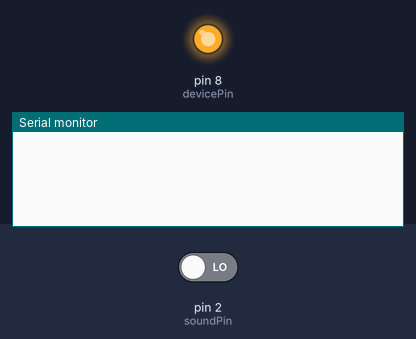
A sketch run on a simulated Arduino Uno, built with avr-gcc and run on an emulated ATmega328P. On the bench: output pins drawn as LEDs (lit = HIGH), the last lines printed to the serial monitor. The inputs (shaded band) are chosen by the test bench; at power-on: pin 2 (soundPin) LOW.

Above: at 1.2 s.
1.3 s: pin 2 (soundPin) driven HIGH
At 1.7 s:
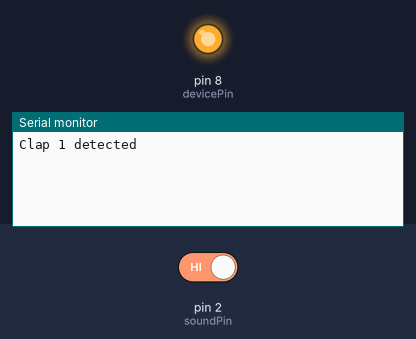
At 2.4 s:
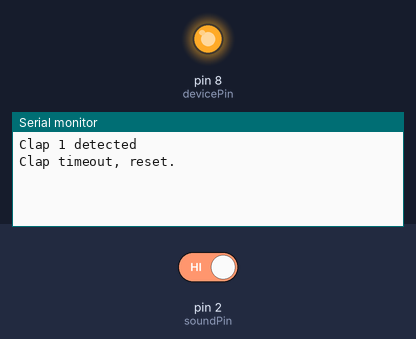

The sketch:

clap_switch.ino
```cpp
const int soundPin = 2;
const int devicePin = 8;

bool deviceState = false;

unsigned long lastSoundTime = 0;
unsigned long clap1Time = 0;

const unsigned long soundDebounce = 200;   // ignore repeated pulses within 200ms
const unsigned long clapGap = 500;         // max time allowed between two claps (ms)

bool firstClap = false;

void setup() {
  pinMode(soundPin, INPUT);
  pinMode(devicePin, OUTPUT);
  digitalWrite(devicePin, HIGH);

  Serial.begin(9600);
}

void loop() {
  int soundValue = digitalRead(soundPin);

  // Sound detected
  if (soundValue == HIGH) {

    unsigned long now = millis();

    // Ignore multiple pulses from one clap
    if (now - lastSoundTime > soundDebounce) {

      // FIRST CLAP
      if (!firstClap) {
        firstClap = true;
        clap1Time = now;

        Serial.println("Clap 1 detected");
      }

      // SECOND CLAP within allowed time
      else if (now - clap1Time <= clapGap) {
        Serial.println("Clap 2 detected");

        // Toggle device
        deviceState = !deviceState;
        digitalWrite(devicePin, deviceState ? LOW : HIGH);

        Serial.print("Device turned ");
        Serial.println(deviceState ? "ON" : "OFF");

        firstClap = false;   // reset
      }
    }

    lastSoundTime = now;
  }

  // Reset if second clap not received in time
  if (firstClap && (millis() - clap1Time > clapGap)) {
    firstClap = false;
    Serial.println("Clap timeout, reset.");
  }
}
```

Measured:
- after the input at 1.3 s, the serial monitor: prints a new line at once (image 1)
